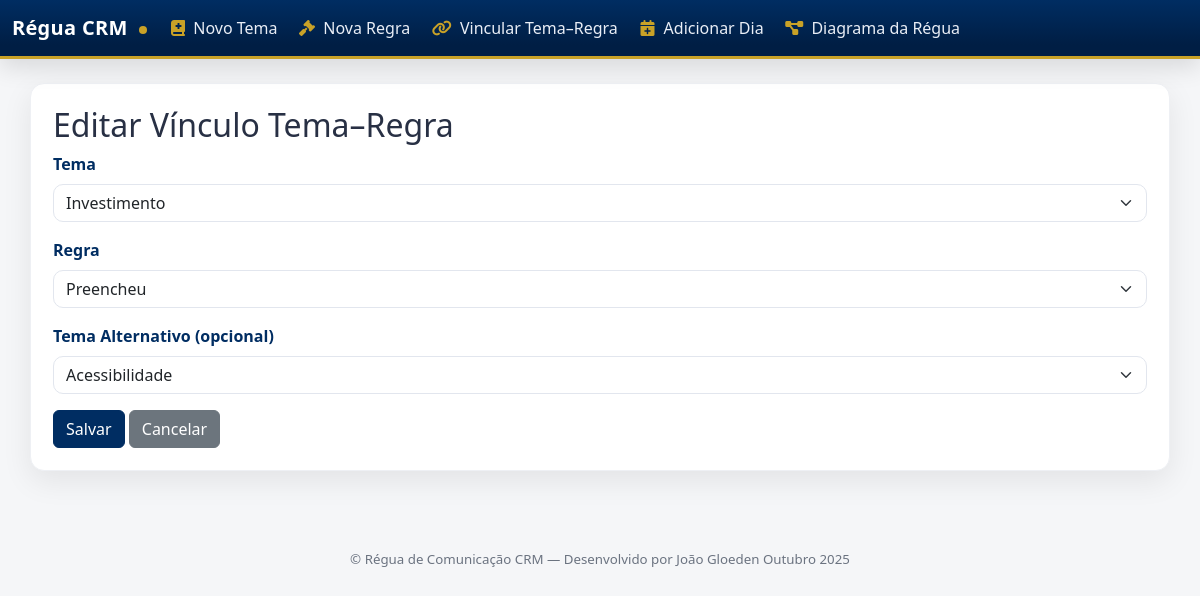
Screenshot of /tema_regra/3/editar with the database file from the repository.
### regua_app/models.py (models this page shows, shortened)
class TemaRegra(db.Model):
    __tablename__ = 'temas_regras'
    id = db.Column(db.Integer, primary_key=True)
    tema_id = db.Column(
        db.Integer,
        db.ForeignKey('temas.id', ondelete='CASCADE'),
        nullable=False,
    )
    regra_id = db.Column(
        db.Integer,
        db.ForeignKey('regras.id', ondelete='CASCADE'),
        nullable=False,
    )
    tema_id_alternativo = db.Column(
        db.Integer,
        db.ForeignKey('temas.id', ondelete='SET NULL'),
        nullable=True,
    )
    tema = db.relationship('Tema', foreign_keys=[tema_id], backref='tema_regras')
    regra = db.relationship('Regra', foreign_keys=[regra_id], backref='tema_regras')
    tema_alternativo = db.relationship(
        'Tema', foreign_keys=[tema_id_alternativo], backref='tema_regra_alternativas'
    )

class Tema(db.Model):
    __tablename__ = 'temas'
    id = db.Column(db.Integer, primary_key=True)
    nome = db.Column(db.String(100), nullable=False)
    descricao = db.Column(db.Text, nullable=True)
    objetivo = db.Column(db.Text, nullable=True)
    id_alternativo = db.Column(
        db.Integer,
        db.ForeignKey('temas.id', ondelete='SET NULL'),
        nullable=True,
    )
    alternativo = db.relationship('Tema', remote_side=[id], backref='variacoes')

class Regra(db.Model):
    __tablename__ = 'regras'
    id = db.Column(db.Integer, primary_key=True)
    descricao = db.Column(db.Text, nullable=False)

### regua_app/routes.py (the view, shortened to what this page needs)
@bp.route('/tema_regra/<int:tr_id>/editar', methods=['GET', 'POST'])
def editar_tema_regra(tr_id):
    tema_regra = TemaRegra.query.get_or_404(tr_id)
    temas = Tema.query.all()
    regras = Regra.query.all()
    return render_template(
        'tema_regra_form.html', temas=temas, regras=regras, tema_regra=tema_regra
    )

### regua_app/__init__.py (called while the page is built)
def create_app():
    app = Flask(__name__)
    app.config['SECRET_KEY'] = 'dev'
    app.config['SQLALCHEMY_DATABASE_URI'] = 'sqlite:///regua_comunicacao.db'
    app.config['SQLALCHEMY_TRACK_MODIFICATIONS'] = False
    db.init_app(app)
    @app.before_request
    def before_request():
        from sqlalchemy import text
        db.session.execute(text('PRAGMA foreign_keys = ON'))
    from . import models  # noqa: F401
    from .routes import bp as routes_bp  # noqa: F401
    app.register_blueprint(routes_bp)
    with app.app_context():
        db.create_all()
    return app

### regua_app/templates/tema_regra_form.html (shortened to what this page needs)
{% extends 'base.html' %}
{% block content %}
<h2>{% if tema_regra %}Editar Vínculo Tema–Regra{% else %}Novo Vínculo Tema–Regra{% endif %}</h2>
<form method="post">
  <div class="mb-3">
    <label for="tema_id" class="form-label">Tema</label>
    <select id="tema_id" name="tema_id" class="form-select" required>
      {% for t in temas %}
      <option value="{{ t.id }}" {% if tema_regra and tema_regra.tema_id == t.id %}selected{% endif %}>{{ t.nome }}</option>
      {% endfor %}
    </select>
  </div>
  <div class="mb-3">
    <label for="regra_id" class="form-label">Regra</label>
    <select id="regra_id" name="regra_id" class="form-select" required>
      {% for r in regras %}
      <option value="{{ r.id }}" {% if tema_regra and tema_regra.regra_id == r.id %}selected{% endif %}>{{ r.descricao }}</option>
      {% endfor %}
    </select>
  </div>
  <div class="mb-3">
    <label for="tema_id_alternativo" class="form-label">Tema Alternativo (opcional)</label>
    <select id="tema_id_alternativo" name="tema_id_alternativo" class="form-select">
      {% for t in temas %}
      <option value="{{ t.id }}" {% if tema_regra and tema_regra.tema_id_alternativo == t.id %}selected{% endif %}>{{ t.nome }}</option>
      {% endfor %}
    </select>
  </div>
  <button type="submit" class="btn btn-primary">Salvar</button>
  <a href="{{ url_for('routes.home') }}" class="btn btn-secondary">Cancelar</a>
</form>
{% endblock %}

### regua_app/templates/base.html (style rules this page uses)
:root { --safra-blue:#002d62; --safra-blue-2:#0b3870; --safra-gold:#c9a227; --safra-gold-2:#e0be3a; --bg-soft:#f5f6f8; --card-radius:14px; --ring:0 10px 30px rgba(0,0,0,.08); }
html,body { height:100%; }
body { background: var(--bg-soft); color:#283044; -webkit-font-smoothing: antialiased; -moz-osx-font-smoothing: grayscale; }
.btn-primary { background: var(--safra-blue); border-color: var(--safra-blue); }
.form-label { font-weight:600; color: var(--safra-blue); }
.form-control, .form-select { border-radius:10px; border:1px solid #e2e6ee; }

### rows the page displays
TemaRegra: tema_id "Investimento", regra_id "Preencheu", tema_id_alternativo "Acessibilidade"
